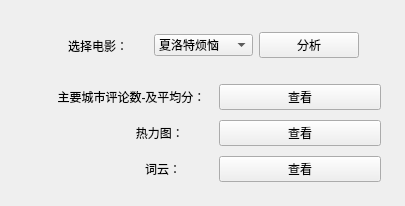
<?xml version="1.0" encoding="UTF-8"?>
<ui version="4.0">
 <class>Form</class>
 <widget class="QWidget" name="Form">
  <property name="geometry">
   <rect>
    <x>0</x>
    <y>0</y>
    <width>405</width>
    <height>206</height>
   </rect>
  </property>
  <property name="windowTitle">
   <string>开心麻花影视作品分析</string>
  </property>
  <widget class="QWidget" name="horizontalLayoutWidget">
   <property name="geometry">
    <rect>
     <x>48</x>
     <y>20</y>
     <width>311</width>
     <height>51</height>
    </rect>
   </property>
   <layout class="QHBoxLayout" name="horizontalLayout">
    <item>
     <widget class="QLabel" name="label">
      <property name="text">
       <string>选择电影：</string>
      </property>
      <property name="alignment">
       <set>Qt::AlignCenter</set>
      </property>
     </widget>
    </item>
    <item>
     <widget class="QComboBox" name="comboBox">
      <property name="duplicatesEnabled">
       <bool>false</bool>
      </property>
      <item>
       <property name="text">
        <string>夏洛特烦恼</string>
       </property>
      </item>
      <item>
       <property name="text">
        <string>羞羞的铁拳</string>
       </property>
      </item>
      <item>
       <property name="text">
        <string>西虹市首富</string>
       </property>
      </item>
     </widget>
    </item>
    <item>
     <widget class="QPushButton" name="pushButton">
      <property name="text">
       <string>分析</string>
      </property>
     </widget>
    </item>
   </layout>
  </widget>
  <widget class="QWidget" name="verticalLayoutWidget">
   <property name="geometry">
    <rect>
     <x>50</x>
     <y>80</y>
     <width>331</width>
     <height>106</height>
    </rect>
   </property>
   <layout class="QVBoxLayout" name="verticalLayout">
    <property name="sizeConstraint">
     <enum>QLayout::SetDefaultConstraint</enum>
    </property>
    <item>
     <layout class="QHBoxLayout" name="horizontalLayout_2">
      <item>
       <widget class="QLabel" name="label_2">
        <property name="text">
         <string>主要城市评论数-及平均分：</string>
        </property>
        <property name="alignment">
         <set>Qt::AlignCenter</set>
        </property>
        <property name="wordWrap">
         <bool>false</bool>
        </property>
       </widget>
      </item>
      <item>
       <widget class="QPushButton" name="pushButton_2">
        <property name="text">
         <string>查看</string>
        </property>
       </widget>
      </item>
     </layout>
    </item>
    <item>
     <layout class="QHBoxLayout" name="horizontalLayout_3">
      <item>
       <widget class="QLabel" name="label_3">
        <property name="text">
         <string>                 热力图：</string>
        </property>
        <property name="alignment">
         <set>Qt::AlignCenter</set>
        </property>
       </widget>
      </item>
      <item>
       <widget class="QPushButton" name="pushButton_3">
        <property name="text">
         <string>查看</string>
        </property>
       </widget>
      </item>
     </layout>
    </item>
    <item>
     <layout class="QHBoxLayout" name="horizontalLayout_4">
      <item>
       <widget class="QLabel" name="label_4">
        <property name="text">
         <string>                   词云：</string>
        </property>
        <property name="alignment">
         <set>Qt::AlignCenter</set>
        </property>
       </widget>
      </item>
      <item>
       <widget class="QPushButton" name="pushButton_4">
        <property name="text">
         <string>查看</string>
        </property>
       </widget>
      </item>
     </layout>
    </item>
   </layout>
  </widget>
 </widget>
 <resources/>
 <connections/>
</ui>
